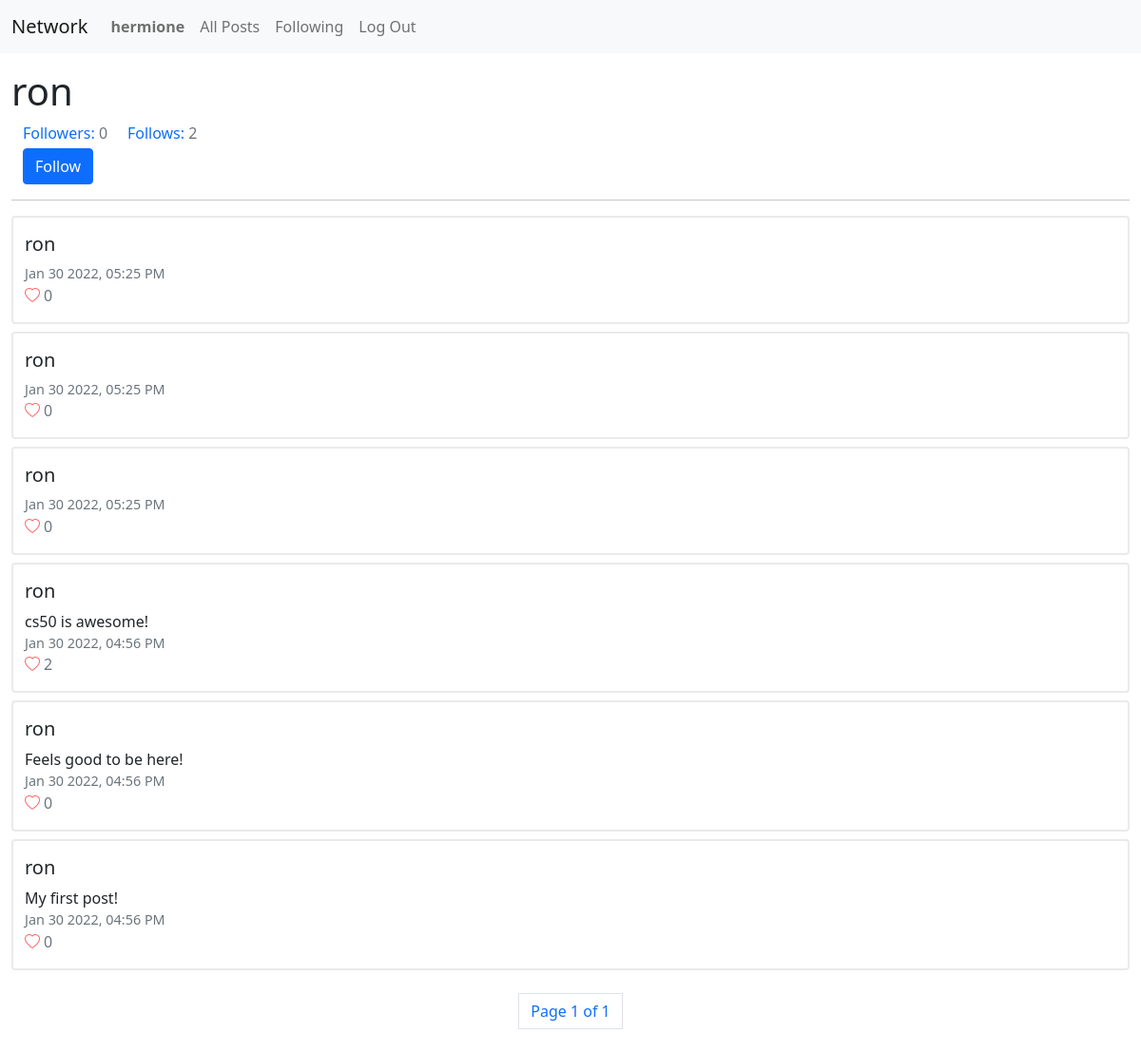
The page /profile/ron (signed in) on the database its author committed.
### network/models.py (models this page shows, shortened)
class User(AbstractUser):
    follows = models.ManyToManyField("User", blank=True, related_name="followers")

class Post(models.Model):
    user = models.ForeignKey("User", on_delete=models.CASCADE, related_name="posts")
    content = models.TextField(blank=True)
    timestamp = models.DateTimeField(auto_now_add=True)
    like = models.ManyToManyField("User", blank=True, related_name="liked")
    def timestampOfPost(self):
        return self.timestamp.strftime("%b %d %Y, %I:%M %p")

### network/views.py (the view)
# urls.py: path("profile/<str:username>", views.profile, name="profile")
def profile(request, username):
    user = User.objects.get(username=username)
    posts = user.posts.all().order_by("id").reverse()
    p = Paginator(posts, 10, orphans=0, allow_empty_first_page=True)
    pageNumber = request.GET.get('page')
    pageObj = p.get_page(pageNumber)
    return render(request, "network/profile.html", {
        'page_obj': pageObj,
        'userProfile': user
    })
    return HttpResponse(status=204)

### network/templates/network/profile.html (shortened to what this page needs)
{% extends "network/layout.html" %}
{% load static %}
{% block body %}
    <h1>{{ userProfile.username }}</h1>
    <div class="container-fluid">
        <span class="text-primary">Followers:</span>&nbsp;<span class="text-muted followers">{{ userProfile.followers.all.count }}</span>&nbsp;&nbsp;&nbsp;&nbsp;
        <span class="text-primary">Follows:</span>&nbsp;<span class="text-muted">{{ userProfile.follows.all.count }}</span>
    </div>
    {% if user.username != userProfile.username %}
        {% if userProfile in user.follows.all %}
            <div class="container-fluid" style="margin-top: 0.25rem;"><button class="btn btn-primary follow" data-id="{{ userProfile.id }}">Unfollow</button></div>
        {% else %}
            <div class="container-fluid" style="margin-top: 0.25rem;"><button class="btn btn-primary follow" data-id="{{ userProfile.id }}">Follow</button></div>
        {% endif %}
    {% endif %}
    <hr>
    {% for post in page_obj %}
        <div class="post container-fluid">
            <h5>{{ post.user }}</h5>
            <div class="content">{{ post.content }}</div>
            <div class="post-timestamp text-muted">{{ post.timestampOfPost }}</div>
            {% if user in post.like.all %}
                <div><i class="bi bi-heart-fill heart" data-id="{{ post.id }}"></i><span class="text-muted count" id="{{ post.id }}">{{ post.like.all.count }}</span></div>
            {% else %}
                <div><i class="bi bi-heart heart" data-id="{{ post.id }}" id="like"></i><span class="text-muted count" id="{{ post.id }}">{{ post.like.all.count }}</span></div>
            {% endif %}
        </div>
    {% endfor %}
    <nav aria-label="Page navigation example" id="pagination">
        <ul class="pagination justify-content-center">
            <li class="page-item page-link">Page {{ page_obj.number }} of {{ page_obj.paginator.num_pages  }}</li>
        </ul>
    </nav>
{% endblock %}

### network/templates/network/layout.html (shortened to what this page needs)
{% load static %}
<!DOCTYPE html>
<html lang="en">
    <head>
        <link href="https://cdn.jsdelivr.net/npm/bootstrap@5.1.3/dist/css/bootstrap.min.css" rel="stylesheet">
        <link rel="stylesheet" href="https://cdn.jsdelivr.net/npm/bootstrap-icons@1.7.2/font/bootstrap-icons.css">
        <link href="{% static 'network/styles.css' %}" rel="stylesheet">
    </head>
    <body>
        <nav class="navbar navbar-expand-lg navbar-light bg-light">
            <div class="container-fluid">
                <a class="navbar-brand" href="{% url 'index' %}">Network</a>
                <ul class="navbar-nav me-auto mb-2 mb-lg-0">
                    {% if user.is_authenticated %}
                        <li class="nav-item">
                            <a class="nav-link" href="{% url 'profile' user.username %}"><strong id="name">{{ user.username }}</strong></a>
                        </li>
                    {% endif %}
                    <li class="nav-item">
                    <a class="nav-link" href="{% url 'index' %}">All Posts</a>
                    </li>
                    {% if user.is_authenticated %}
                        <li class="nav-item">
                            <a class="nav-link" href="{% url 'following' %}">Following</a>
                        </li>
                        <li class="nav-item">
                            <a class="nav-link" href="{% url 'logout' %}">Log Out</a>
                        </li>
                    {% endif %}
                </ul>
            </div>
        </nav>
        <div class="container-fluid" style="margin-top: 1rem;">
            {% block body %}
            {% endblock %}
        </div>
    </body>
</html>

### network/static/network/styles.css (style rules this page uses)
* { box-sizing: border-box; }
.new-post, .post { border: 2px solid #eaeaea; border-radius: 4px; padding-top: 1rem; padding-bottom: 1rem; }
#pagination { margin: 1.5rem; }
.post { margin-bottom: 0.5rem; }
.post-timestamp { font-size: 0.9rem !important; }
.heart { color: #ff6666; }
.count { margin-left: 0.25rem; }

### rows shown on the page
User: username "hermione"
User: username "ron", followers.all.count "0", follows.all.count "2"
Post: user "ron", timestampOfPost "Jan 30 2022, 05:25 PM", like.all.count "0"
Post: user "ron", timestampOfPost "Jan 30 2022, 05:25 PM", like.all.count "0"
Post: user "ron", timestampOfPost "Jan 30 2022, 05:25 PM", like.all.count "0"
Post: user "ron", content "cs50 is awesome!", timestampOfPost "Jan 30 2022, 04:56 PM", like.all.count "2"
Post: user "ron", content "Feels good to be here!", timestampOfPost "Jan 30 2022, 04:56 PM", like.all.count "0"
Post: user "ron", content "My first post!", timestampOfPost "Jan 30 2022, 04:56 PM", like.all.count "0"

### other values the page prints
{{ page_obj.number }} "1"
{{ page_obj.paginator.num_pages }} "1"
